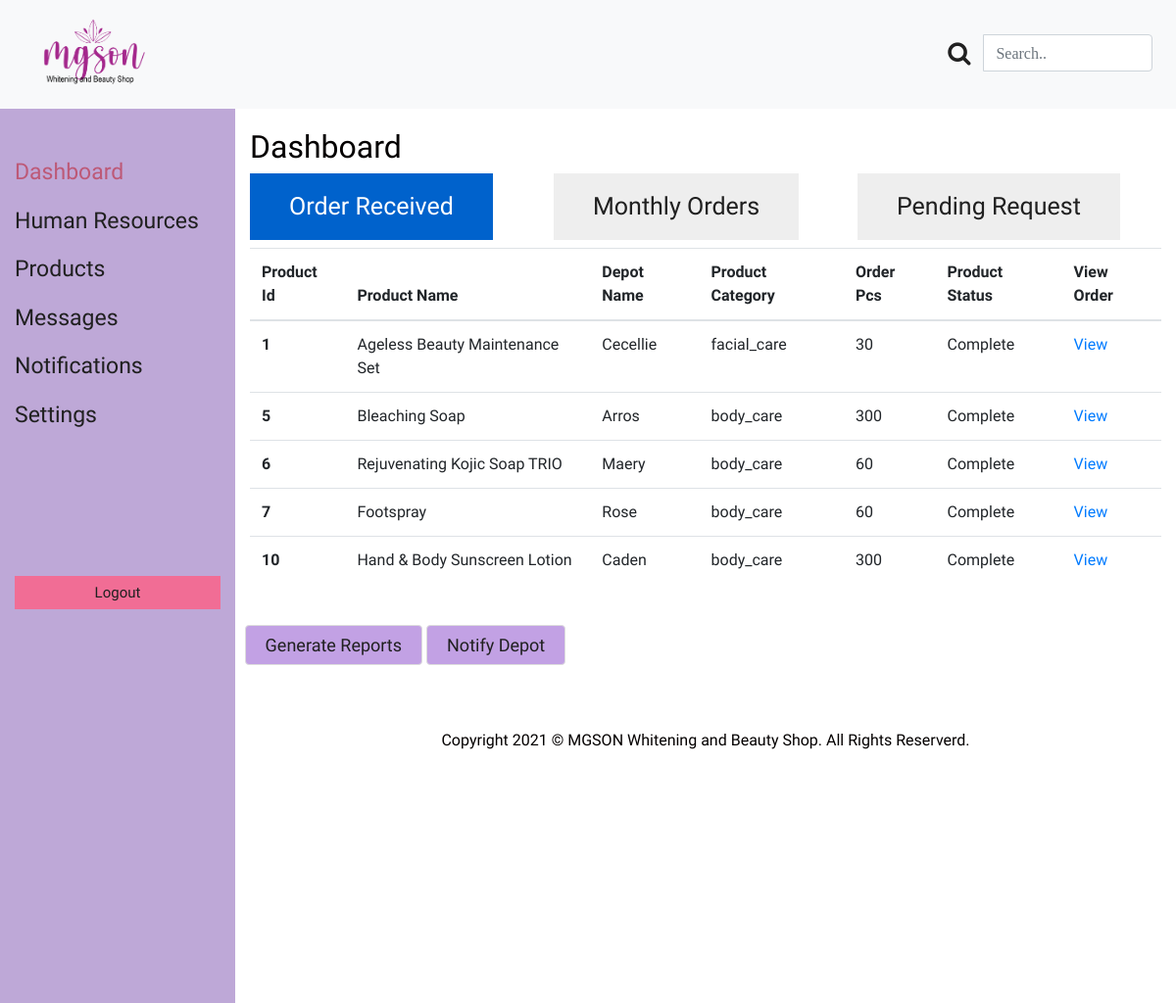
/dashboard/index.php, run on the app's committed database.
### tables this page shows
CREATE TABLE `products` (
  `id_product` int(1) NOT NULL,
  `id_users` varchar(50) NOT NULL,
  `id_admin` varchar(200) NOT NULL,
  `product_name` varchar(50) NOT NULL,
  `product_description` varchar(50) NOT NULL,
  `product_cat` varchar(50) NOT NULL,
  `barcode_sku` varchar(50) NOT NULL,
  `product_quantity` int(50) NOT NULL,
  `manufactured_date` date NOT NULL,
  `expiration_date` date NOT NULL,
  `ordered_pcs` int(50) NOT NULL,
  `remainingpcs` int(50) NOT NULL,
  `product_status` varchar(50) NOT NULL,
  `date_delivered` date NOT NULL,
  `date_ordered` date NOT NULL,
  `keywords` text NOT NULL
);

CREATE TABLE `depotusers` (
  `id_users` int(1) NOT NULL,
  `username` varchar(50) NOT NULL,
  `depot_name` varchar(50) NOT NULL,
  `depot_email` varchar(50) NOT NULL,
  `depot_contractnumber` varchar(50) NOT NULL,
  `password_dept` varchar(50) NOT NULL,
  `create_datetimedep` date NOT NULL,
  `renewaldate` date NOT NULL
);

### dashboard/index.php (the view, shortened to what this page needs)
<!DOCTYPE html>
<html>
<head>
  <link rel="stylesheet" type="text/css" href="../css/bootstrap.css" />
  <link rel="stylesheet" type="text/css" href="../css/style.css" />
  <link rel="stylesheet" href="https://cdnjs.cloudflare.com/ajax/libs/font-awesome/4.7.0/css/font-awesome.min.css">
  <link href="../style.css" rel="stylesheet" />
</head>
<body>
	<nav class="navbar navbar-expand-lg navbar-light bg-light sticky-top ctmnav">
	    <a class="logolink" href="index.php"><img src="../images/logo.png" class="img-fluid logo" alt="Dashboard"></a>
	    <div>
	      <form class="form-inline my-2 my-lg-0" action="../search.php">
	      	<div class="input-group">
	        	<button class="btn my-2 my-sm-0" type="submit"><i class="fa fa-search ctmfa"></i></button>
	        	<input class="form-control mr-sm-2 fa fa-search ctmse" type="text" placeholder="Search.." aria-label="Search" name="search">
	        </div>
	      </form>
	    </div>
 	</nav>
	<div id="dashboard-wrapper" class="container">
	  <div class="row">
		<div class="col-sm-4 ctmdiv2">
			<h2 class="admin-ht2" style="border-bottom: none;">
			</h2>
		<ul class="nav-menu-side ctmnav2">
			<li><a href="index.php" class="active-menu">Dashboard</a></li>
			<li><a href="../humanresource/index.php">Human Resources</a></li>
			<li><a href="../products/index.php">Products</a></li>
			<li><a href="../messages/index.php">Messages</a></li>
			<li><a href="../notifications/index.php">Notifications</a></li>
			<li><a href="../settings/index.php">Settings</a></li>
		</ul>
		<p class="logout-btm"><a href="../logout.php">Logout</a></p>
		</div>
		<div class="col-sm-8 product-data">
			<h2>Dashboard</h2>
			<div class="row cols-dashboard-right ctmdb">
  				<div class="col">
  					<h3><a class="btn btn-primary btn-dashboard active" href="index.php" role="button">Order Received</a></h3>
  				</div>
  				<div class="col">
  				      <h3> <a class="btn btn-primary btn-dashboard" href="monthlyorder.php" role="button">Monthly Orders</a></h3>
  				</div>
  				<div class="col">
  			       <h3><a class="btn btn-primary btn-dashboard" href="pendingrequest.php" role="button">Pending Request</a></h3>
  				</div>
			</div>
			<div class="row">
				<div class="col-sm-12 ctmta">
					<table class='table'>
					<thead>
						<tr>
							<th scope='col'>Product Id</th>
							<th scope='col'>Product Name</th>
							<th scope='col'>Depot Name</th>
							<th scope='col'>Product Category</th>
							<th scope='col'>Order Pcs</th>
							<th scope='col'>Product Status</th>
							<th scope='col'>View Order</th>
							</tr>
						 </thead>
					<tbody>
					<?php
					require('../db.php');
					$complete = "Complete";
					$sel_query = "SELECT products.id_product, products.product_name, products.product_cat, products.ordered_pcs,products.product_status, depotusers.id_users, depotusers.depot_name
						FROM products
						INNER JOIN  depotusers ON products.id_product = depotusers.id_users where product_status='$complete' ";
					$result = $con->query($sel_query);
					if ($result->num_rows > 0) {
					  while($row = $result->fetch_assoc()) {
						echo "
								<tr>
								  <th scope='row'>".$row["id_product"]."</th>
								  <td>" . $row["product_name"]. "</td>
								  <td>" . $row["depot_name"]. "</td>
								  <td>" . $row["product_cat"]. "</td>
								  <td>" . $row["ordered_pcs"]. "</td>
								  <td>" . $row["product_status"]. "</td>
								   <td><a href='edit-productorder.php?id_product=".$row['id_product']."'>View</a></td>
								</tr>";
					  }
					} else {
					  echo "0 results";
					}
					?>
						</tbody>
					</table>
				</div>
				<div class="download-data-tab">
				  <a href="#" class="btn btn-primary"> Generate Reports </a>
				  <a href="#" class="btn btn-primary"> Notify Depot </a>
				</div>
			</div>
			<footer class="page-footer font-small mdb-color lighten-3 pt-4">
			  <div class="footer-copyright text-center py-3">Copyright 2021 © MGSON Whitening and Beauty Shop. All Rights Reserverd.
			  </div>
			</footer>
		</div>
	  </div>
	 </div>
</body>
</html>

### css/style.css (style rules this page uses)
body { font-family: "Poppins", sans-serif; color: #040000; background-color: #ffffff; }
a, a:hover, a:focus { text-decoration: none; }
.btn, .btn:focus { outline: none !important; -webkit-box-shadow: none; box-shadow: none; }
.logolink { width: 85%; }
.logo { width: 160px; padding: 10px; }

### style.css (style rules this page uses)
input { width:90%; margin:10px auto; padding:10px; }
body { background:#fff; font-family: 'Arapey', serif; }
.container { margin:0 auto; max-width:100%; overflow:hidden; font-family: 'Arapey', serif; }
@media (min-width: 576px) { #dashboard-wrapper .col-sm-4, .col-sm-4-2 { width:20%; -ms-flex: 0 0 20%; flex: 0 0 20%; max-width: 20%; } }
@media (min-width: 576px) { #dashboard-wrapper .col-sm-8, .col-sm-8-2 { width:80%; -ms-flex: 0 0 80%; flex: 0 0 80%; max-width: 80%; left: 20%; } }
#dashboard-wrapper { overflow:hidden; }
#dashboard-wrapper .col-sm-4 { background:#bea8d7; height: fit-content; height: 100%; position: fixed; }
#dashboard-wrapper .col-sm-8 { background:#fff; padding-bottom: 20%; }
#dashboard-wrapper .col-sm-8 h2 { padding-top:20px; float: left; }
.admin-ht2 { text-align:center; border-bottom:1px solid #000; padding: 20px 20px; }
.nav-menu-side li { list-style:none; font-size:23px; margin-bottom:15px; }
.nav-menu-side li a { color:#202020; }
ul.nav-menu-side { margin-left:0; padding-left:0; margin-bottom:70%; }
.nav-menu-side li a.active-menu { color:#bd5977; }
.logout-btm { background: #f16d95; margin-left: 0px; margin-right: 0px; text-align: center; padding:5px; }
.logout-btm a { color:#202020; text-align:center; font-size:15px; font-family: 'Arimo', sans-serif; }
a.btn-dashboard { color: #202020; font-family: 'Arapey', serif; background: #eee; text-align: center; font-size: 25px; border: 0 none; border-radius: 0; padding: 15px 40px; }
.cols-dashboard-right { margin-top:30px; float: none; width: 100%; }
.btn-dashboard.active { background:#bea8d7; color:#fff !important; }
.product-data h2 { float:left; }
.download-data-tab a { font-size: 18px; padding: 6px 20px; }
.download-data-tab { float: none; margin-top: 26px; margin-bottom: 25px; width: 98%; margin-left: auto; margin-right:auto; }
.download-data-tab .btn-info, .download-data-tab .btn-danger, .download-data-tab .btn-primary { background:#c2a1e4 !important; border:1px solid #ddd; color:#202020; }
.btn-primary:hover, .btn, .btn:focus { color:#202020 !important; }
.ctmfa { font-size: 25px; }
.ctmse { margin-top: 0px; }
@media only screen and (min-width: 590px) { .row { display: block; } }
@media only screen and (min-width: 680px) { .row { display: block; } }
@media only screen and (min-width: 790px) { .row { display: flex; } }

### data on the page
products: id_product "1", product_name "Ageless Beauty Maintenance Set", depotusers.depot_name "Cecellie", product_cat "facial_care", ordered_pcs "30", product_status "Complete"
products: id_product "5", product_name "Bleaching Soap", depotusers.depot_name "Arros", product_cat "body_care", ordered_pcs "300", product_status "Complete"
products: id_product "6", product_name "Rejuvenating Kojic Soap TRIO", depotusers.depot_name "Maery", product_cat "body_care", ordered_pcs "60", product_status "Complete"
products: id_product "7", product_name "Footspray", depotusers.depot_name "Rose", product_cat "body_care", ordered_pcs "60", product_status "Complete"
products: id_product "10", product_name "Hand & Body Sunscreen Lotion", depotusers.depot_name "Caden", product_cat "body_care", ordered_pcs "300", product_status "Complete"
